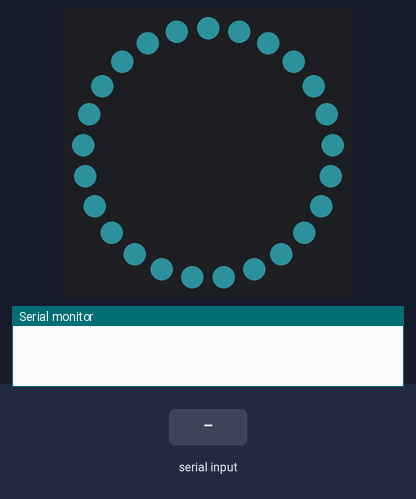
The program below on a simulated SparkFun Pro Micro, built with avr-gcc and run on an emulated ATmega32U4. Parts: 25 RGB LEDs in a ring, first at the top, clockwise, the last lines printed to the serial monitor. Inputs (shaded band) come from the test bench. Dim RGB values are drawn brighter than linear.

Above: at 1.26 s.
1.3 s: "black\n" received over the second serial link
At 2.4 s:
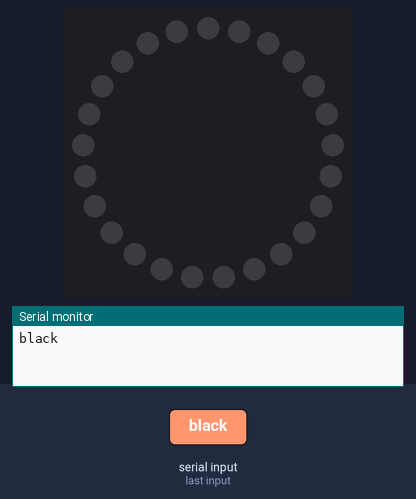
2.8 s: "startup\n" received over the second serial link
At 3.27 s:
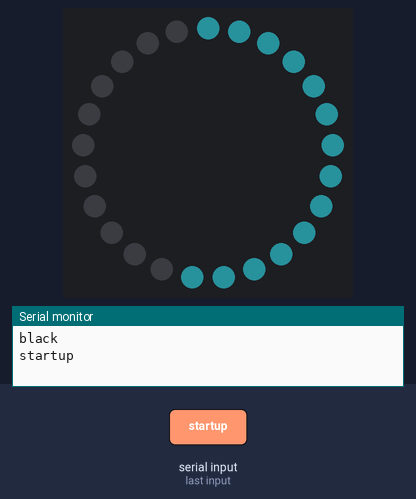
5.8 s: "pulse\n" received over the second serial link
At 7.77 s:
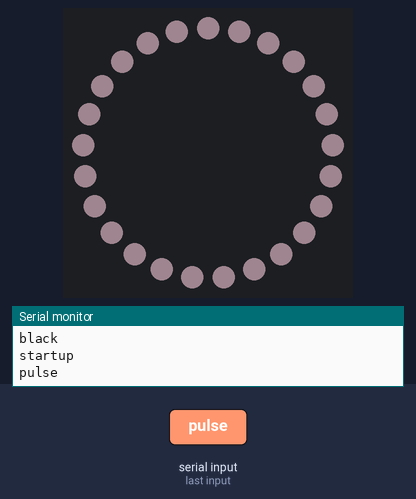
8.8 s: "green\n" received over the second serial link
At 10.0 s:
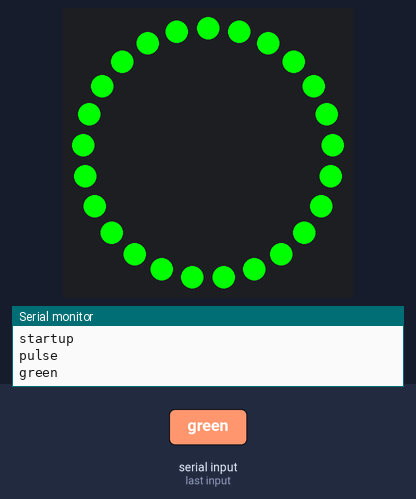
10.3 s: "blue\n" received over the second serial link
At 11.2 s:
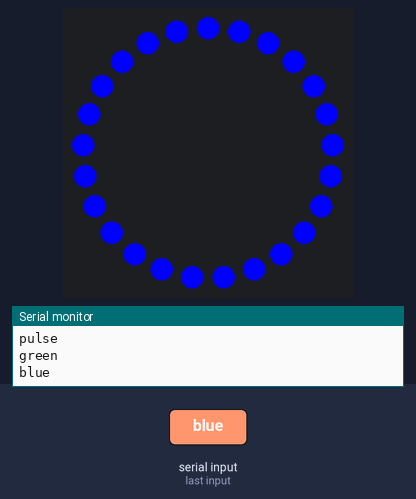
11.8 s: "red\n" received over the second serial link
At 12.3 s:
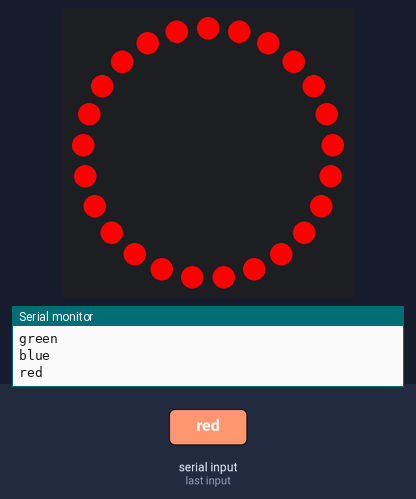
Timing chart, 0 to 14.3 s (numbered marks = the images above; inputs shaded):
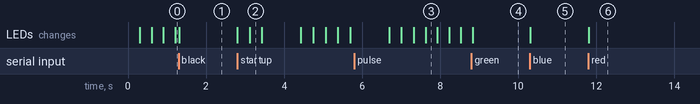

Measured:
- after the input at 1.3 s, the LEDs: change at once (image 1)
- after the input at 2.8 s, the LEDs: first change at once (image 2 shows a later state)
- after the input at 5.8 s, the LEDs: first differ from a run without the input after 1.8 s (image 3)
- after the input at 8.8 s, the LEDs: change at once (image 4)
- after the input at 10.3 s, the LEDs: change at once (image 5)
- after the input at 11.8 s, the LEDs: change at once (image 6)

The program:

main.cpp
```cpp
// (licence header left out)
#include <SoftwareSerial.h>
#include <Adafruit_NeoPixel.h>
#include "ColorPulser.h"

#define PIN 6
#define LEDS 25
#define RING_LEDS 24
#define CORE_LED 0

#define CYAN_R 58
#define CYAN_G 209
#define CYAN_B 228

SoftwareSerial BTserial(8, 9); // RX | TX

Adafruit_NeoPixel strip = Adafruit_NeoPixel(LEDS, PIN, NEO_GRB + NEO_KHZ800);

uint32_t black = strip.Color(0, 0, 0);
uint32_t red = strip.Color(255, 0, 0);
uint32_t green = strip.Color(0, 255, 0);
uint32_t blue = strip.Color(0, 0, 255);
uint32_t cyan = strip.Color(CYAN_R, CYAN_B, CYAN_G);
uint32_t cyan_dim = strip.Color(CYAN_R / 8, CYAN_G / 8, CYAN_B / 8);
uint32_t cyan_dim2 = strip.Color(CYAN_R / 16, CYAN_G / 16, CYAN_B / 16);
uint32_t halfWhite = strip.Color(150, 255, 255);
uint32_t white = strip.Color(255, 255, 255);

char tmpbuff[120] = "";
char buffer[120] = "pulse";
uint8_t bufflen = 7;

const float AREF = 5.2;

const int dim = 8;
const int dim2 = 16;
ColorPulser pulser(Color(CYAN_R / dim, CYAN_G / dim, CYAN_B / dim), Color(255 / dim, 255 / dim, 255 / dim));
ColorPulser pulser2(Color(CYAN_R / dim, CYAN_G / dim, CYAN_B / dim), Color(255 / dim, 255 / dim, 255 / dim));

void core(uint32_t color)
{
	strip.setPixelColor(CORE_LED, color);
	strip.show();
}

void ring(uint32_t color, uint32_t wait = 0)
{
	for (int16_t i = CORE_LED + 1; i < RING_LEDS + CORE_LED + 1; i++)
	{
		strip.setPixelColor(i, color);
		if (wait != 0)
		{
			strip.show();
			delay(wait);
		}
	}
	strip.show();
}

int count = 0;

void pulse()
{
	auto &c = pulser.Value();
	core(strip.Color(c.R, c.G, c.B));
	ring(strip.Color(c.R, c.G, c.B));
	delay(15);
	if (!pulser.Animate())
	{
		count++;
	}

	if (count == 10)
		count = 0;
}

void pulse2()
{
	auto &c = pulser2.Value();
	core(strip.Color(c.R, c.G, c.B));
	ring(strip.Color(c.R, c.G, c.B));
	delay(15);
	if (!pulser2.Animate())
	{
		count++;
	}

	if (count == 10)
		count = 0;
}

void startUp()
{
	core(cyan_dim);

	ring(cyan_dim, 25);
	delay(1000);
	ring(black, 25);

	core(black);
}

void batch()
{
	uint16_t ledindex = 0;
	int index = 1;

	while (ledindex < LEDS)
	{
		Serial.print("LED ");
		Serial.print(ledindex);
		Serial.print(" set to ");
		Serial.print((uint8_t)buffer[index]);
		Serial.print(',');
		Serial.print((uint8_t)buffer[index + 1]);
		Serial.print(',');
		Serial.println((uint8_t)buffer[index + 2]);

		strip.setPixelColor(ledindex, strip.Color((uint8_t)buffer[index], (uint8_t)buffer[index + 1], (uint8_t)buffer[index + 2]));
		index += 3;
		ledindex++;
	}

	strip.show();

	strcpy(buffer, "nop");
}

void individual()
{
	Serial.print("LED ");
	Serial.print((uint16_t)buffer[1]);
	Serial.print(" set to ");
	Serial.print((uint8_t)buffer[2]);
	Serial.print(',');
	Serial.print((uint8_t)buffer[3]);
	Serial.print(',');
	Serial.println((uint8_t)buffer[4]);

	strip.setPixelColor((uint16_t)buffer[1], strip.Color((uint8_t)buffer[2], (uint8_t)buffer[3], (uint8_t)buffer[4]));
	strip.show();

	strcpy(buffer, "nop");
}

void setring()
{
	for (int i = CORE_LED + 1; i < LEDS; i++)
	{
		strip.setPixelColor(i, strip.Color(buffer[1], buffer[2], buffer[3]));
	}

	strip.show();
}

void battery()
{
	int bat[2];
	bat[0] = analogRead(A0);
	delay(1000);
	bat[1] = analogRead(A0);

	float battery = ((bat[0] + bat[1]) / 2) / 1023.0 * AREF;

	delay(1000);

	Serial.println(battery);

	BTserial.print('\4');
	BTserial.print(battery);

	strcpy(buffer, "pulse");
}

int index = 0;

void operationMode()
{
	if (strcmp(buffer, "startup") == 0)
		startUp();

	if (strcmp(buffer, "pulse") == 0)
		pulse();

	if (strcmp(buffer, "dim") == 0)
	{
		core(cyan_dim2);
		ring(cyan_dim2);
		strcpy(buffer, "nop");
	}

	if (strcmp(buffer, "black") == 0)
	{
		core(black);
		ring(black);
		strcpy(buffer, "nop");
	}

	if (strcmp(buffer, "green") == 0)
	{
		core(green);
		ring(green);
		strcpy(buffer, "nop");
	}

	if (strcmp(buffer, "blue") == 0)
	{
		core(blue);
		ring(blue);
		strcpy(buffer, "nop");
	}

	if (strcmp(buffer, "red") == 0)
	{
		core(red);
		ring(red);
		strcpy(buffer, "nop");
	}

	if (strcmp(buffer, "batt") == 0)
		battery();

	if (strcmp(buffer, "nop") == 0)
		return;

	if (buffer[0] == 'i')
		batch();

	if (buffer[0] == 'c')
		individual();

	if (buffer[0] == 'r')
		setring();
}

void setup()
{
	Serial.begin(9600);
	BTserial.begin(38400);

	pinMode(A0, INPUT);

	strip.begin();

	operationMode();

	strip.show();
}

void loop()
{
	if (BTserial.available() > 0)
	{
		tmpbuff[index] = BTserial.read();

		if (tmpbuff[index] == '\n')
		{

			tmpbuff[index] = 0;
			Serial.println(tmpbuff);
			index = 0;

			memcpy(buffer, tmpbuff, 120);
		}
		else
		{
			index++;
		}
	}
	else
	{
		operationMode();
	}
}
```

ColorPulser.h
```cpp
struct Color
{
  Color(uint8_t r, uint8_t g, uint8_t b) : R(r), B(b), G(g) {}
  uint8_t R;
  uint8_t G;
  uint8_t B;
};

class ColorPulser
{
public:
  ColorPulser(const Color& from, const Color& to) : _from(from), _to(to), _current(from)
  {
  }
  bool Animate()
  {
    auto changed =
      AnimateChannel(_current.R, _to.R) ||
      AnimateChannel(_current.G, _to.G) ||
      AnimateChannel(_current.B, _to.B);
    if (!changed)
    {
      _to = _from;
      _from = _current;
    }
    return changed;
  }
  const Color& Value() const { return _current; }

private:
  static bool AnimateChannel(uint8_t& current, uint8_t to)
  {
    auto changed(false);
    if (current < to)
    {
      current++;
      changed = true;
    }
    else if (current > to)
    {
      current--;
      changed = true;
    }
    return changed;
  }

  Color _from;
  Color _to;
  Color _current;
};
```
